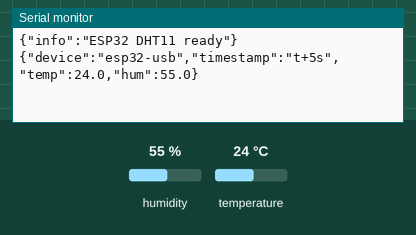
The sketch below on a simulated ESP32. Parts: the last lines printed to the serial monitor. The test bench sets the inputs (shaded band); at power-on: humidity 55 %, temperature 24 °C.

Above: at 6.2 s.
6.3 s: humidity set to 22 %
At 8.8 s:
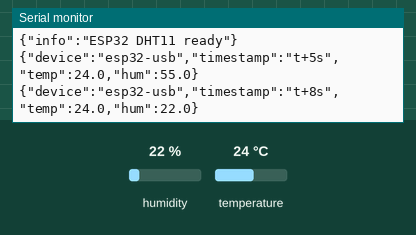
10.0 s: temperature set to 12 °C
At 12.0 s:
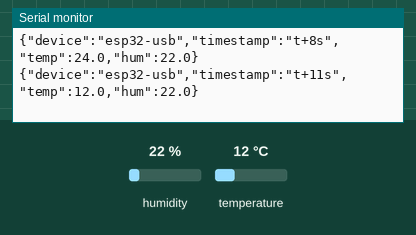
13.7 s: humidity set to 40 %
At 15.1 s:
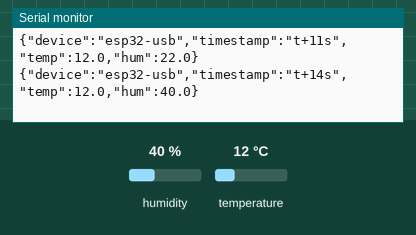
Timing chart, 0 to 16.7 s (numbered marks = the images above; inputs shaded):
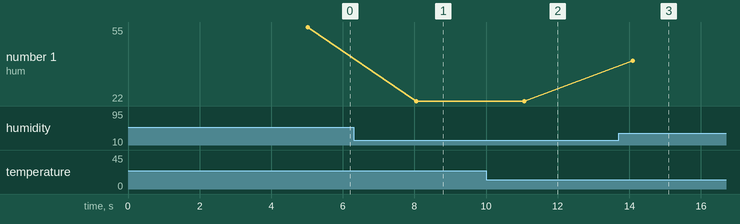

The sketch:

esp32_dht11.ino
```cpp
#include "DHT.h"

// ===== CONFIGURATION CAPTEUR =====
#define DHTPIN 4       // Broche DATA du DHT11
#define DHTTYPE DHT11  // Type de capteur

DHT dht(DHTPIN, DHTTYPE);

// ===== INITIALISATION =====
void setup() {
  Serial.begin(115200);   // Communication USB vers le terminal
  dht.begin();            // Démarrage du capteur
  delay(5000);            // Laisse le bootloader finir
  Serial.println("{\"info\":\"ESP32 DHT11 ready\"}");
}

// ===== FONCTION HORODATAGE SIMPLE =====
String getTimeStamp() {
  unsigned long seconds = millis() / 1000;
  return String("t+") + String(seconds) + "s";
}

// ===== BOUCLE PRINCIPALE =====
void loop() {
  float humidite = dht.readHumidity();
  float temperature = dht.readTemperature(); // en °C

  // Vérification si la lecture est valide
  if (isnan(humidite) || isnan(temperature)) {
    Serial.println("{\"error\":\"dht-read-failed\"}");
  } else {
    // Construction du JSON complet
    String json = "{";
    json += "\"device\":\"esp32-usb\",";
    json += "\"timestamp\":\"" + getTimeStamp() + "\",";
    json += "\"temp\":" + String(temperature, 1) + ",";
    json += "\"hum\":" + String(humidite, 1);
    json += "}";

    // Envoi vers le terminal série
    Serial.println(json); // UNE SEULE LIGNE JSON
  }

  delay(3000);  // Une mesure toutes les 3 secondes
}
```

Measured:
- after the input at 6.3 s, the serial monitor: prints a new line after 1.7 s (image 1)
- after the input at 10.0 s, the serial monitor: prints a new line after 1.1 s (image 2)
- after the input at 13.7 s, the serial monitor: prints a new line after 0.39 s (image 3)
- plotted number 1: 55 → 22 after the input at 6.3 s, 22 → 40 after the input at 13.7 s
